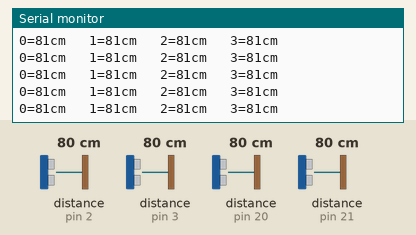
This sketch was run on a simulated Arduino Uno, built with avr-gcc and run on an emulated ATmega328P. Shown: the last lines printed to the serial monitor. Inputs (shaded band) come from the test bench; at power-on: distance to the obstacle (sensors on pin 2, pin 3, pin 20, pin 21) 80 cm. The echo pulse lasts 58.3 µs per cm.

Above: at 1.2 s.
1.3 s: distance to the obstacle (sensor on pin 2) set to 2 cm
At 1.55 s:
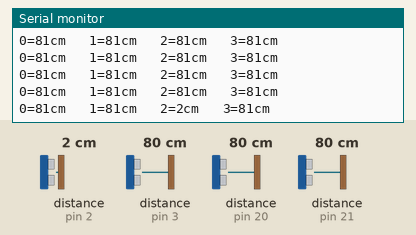
4.3 s: distance to the obstacle (sensor on pin 3) set to 60 cm
At 4.37 s:
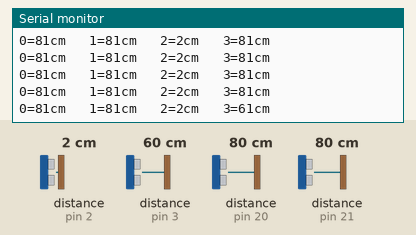
7.3 s: distance to the obstacle (sensor on pin 20) set to 250 cm
At 7.62 s:
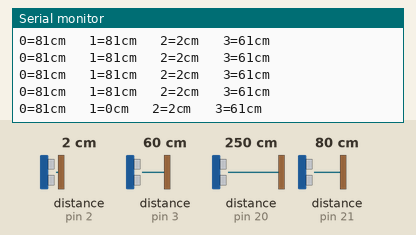
10.3 s: distance to the obstacle (sensor on pin 2) set to 60 cm
At 10.3 s:
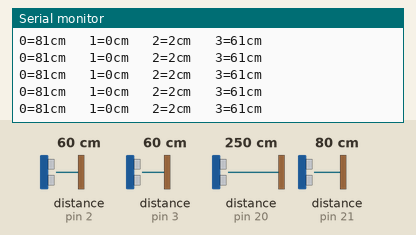
13.3 s: distance to the obstacle (sensor on pin 21) set to 120 cm
At 13.47 s:
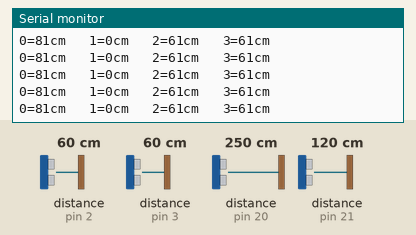
16.3 s: distance to the obstacle (sensor on pin 3) set to 2 cm
At 16.44 s:
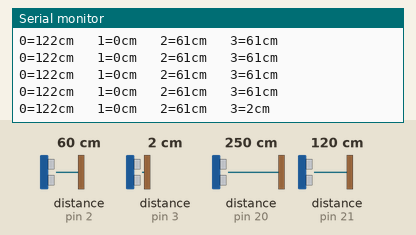
Timing chart, 0 to 18.8 s (numbered marks = the images above; inputs shaded):
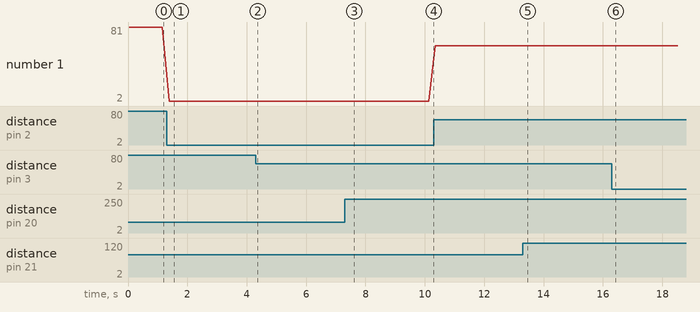

Measured:
- after the input at 1.3 s, the serial monitor: prints a new line after 0.08 s (image 1)
- after the input at 7.3 s, the serial monitor: prints a new line after 0.16 s (image 3)

The sketch:

NewPing3Sensors.ino
```cpp
// ---------------------------------------------------------------------------
// Example NewPing library sketch that pings 3 sensors 20 times a second.
// ---------------------------------------------------------------------------

#include <NewPing.h>

#define SONAR_NUM 4      // Number of sensors.
#define MAX_DISTANCE 200 // Maximum distance (in cm) to ping.

NewPing sonar[SONAR_NUM] = {   // Sensor object array.
  NewPing(0, 21, MAX_DISTANCE), // Each sensor's trigger pin, echo pin, and max distance to ping.
  NewPing(1, 20, MAX_DISTANCE),
  NewPing(8, 2, MAX_DISTANCE),
  NewPing(9, 3, MAX_DISTANCE)
};

void setup() {
  Serial.begin(115200); // Open serial monitor at 115200 baud to see ping results.
}

void loop() {
  for (uint8_t i = 0; i < SONAR_NUM; i++) { // Loop through each sensor and display results.
    delay(50); // Wait 50ms between pings (about 20 pings/sec). 29ms should be the shortest delay between pings.
    Serial.print(i);
    Serial.print("=");
    Serial.print(sonar[i].ping_cm());
    Serial.print("cm \t");
  }
  Serial.println();
}
```
